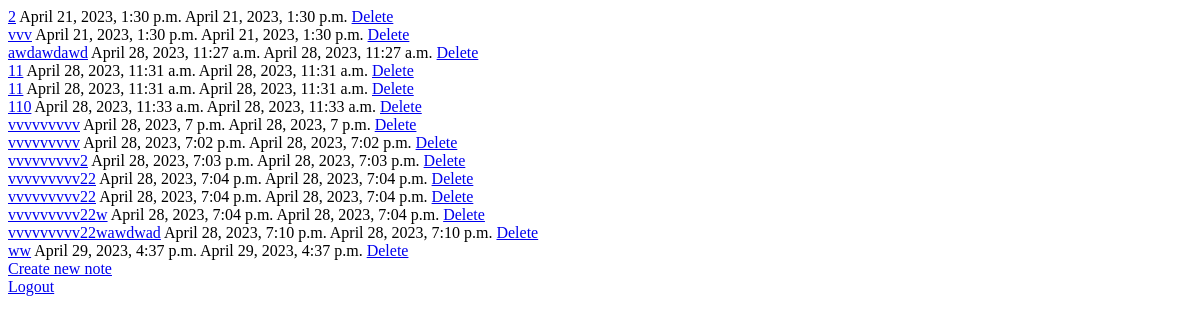
Before: /base/users/1/ (signed in) with the older database file.
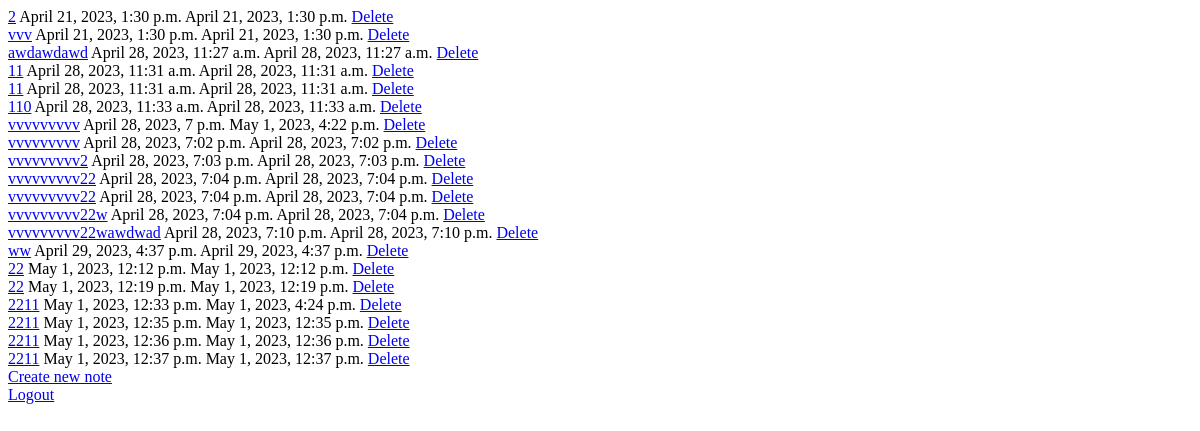
After: the same page with the newer database file.
### note/models.py (models this page shows)
class Note(models.Model):
    title = models.CharField(max_length=255, null=True, blank=True)
    content = models.TextField(blank=True, null=True)
    create = models.DateTimeField(default=timezone.now(), blank=True, null=True)
    update = models.DateTimeField(default=timezone.now(), blank=True, null=True)
    username = models.TextField(blank=True)

### note/views.py (the view)
# urls.py: path('<int:user_id>/', get_user_notes, name="get_user_notes"),
def get_user_notes(request, *args, **kwargs):
    if request.user.is_authenticated:
        user_objects = Note.objects.filter(username=request.user.username)
        context = {'user_objects': user_objects, 'user_id': request.user.id}
        return render(request, 'note/all_user_notes.html', context)

### note/templates/note/all_user_notes.html (shortened to what this page needs)
{% for obj in user_objects %}
<a href="{% url 'update_note' user_id=user_id title=obj.title note_id=obj.id %}"
  >{{obj.title}}</a
>
{{obj.create}} {{obj.update}}
<a href="{% url 'delete_note' user_id=user_id title=obj.title note_id=obj.id %}"
  >Delete</a
>
{% endfor %}
<a href="{% url 'new_user_note' user_id=user_id type_of_note='new' %}"
  >Create new note</a
>
<a href="{% url 'logout' %}">Logout</a>

Changed rows visible on the page:
changed Note: update "April 28, 2023, 7 p.m." → "May 1, 2023, 4:22 p.m."
added Note: title "22", create "May 1, 2023, 12:12 p.m.", update "May 1, 2023, 12:12 p.m."
added Note: title "22", create "May 1, 2023, 12:19 p.m.", update "May 1, 2023, 12:19 p.m."
added Note: title "2211", create "May 1, 2023, 12:33 p.m.", update "May 1, 2023, 4:24 p.m."
added Note: title "2211", create "May 1, 2023, 12:35 p.m.", update "May 1, 2023, 12:35 p.m."
added Note: title "2211", create "May 1, 2023, 12:36 p.m.", update "May 1, 2023, 12:36 p.m."
added Note: title "2211", create "May 1, 2023, 12:37 p.m.", update "May 1, 2023, 12:37 p.m."
